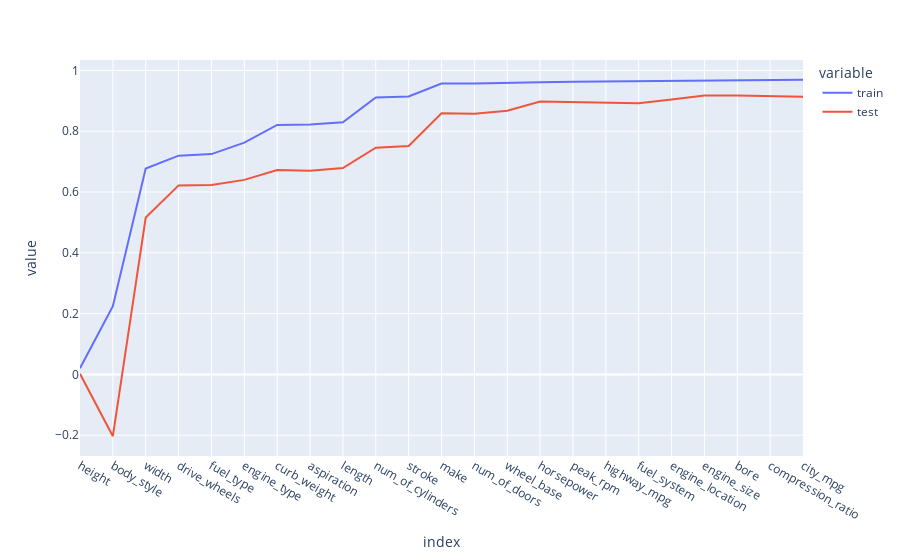

The notebook cell this image was saved under:
### Code cell
import plotly.express as px

fig = px.line(df_evolution_r2)
fig.show()

### Figure 1 — Plotly figure (JSON) as saved in the notebook; plotly's stock layout.template omitted (floating-point values rounded to 4 significant figures)
{"data": [{"hovertemplate": "variable=train<br>index=%{x}<br>value=%{y}<extra></extra>", "legendgroup": "train", "line": {"color": "#636efa", "dash": "solid"}, "marker": {"symbol": "circle"}, "mode": "lines", "name": "train", "orientation": "v", "showlegend": true, "type": "scatter", "x": ["height", "body_style", "width", "drive_wheels", "fuel_type", "engine_type", "curb_weight", "aspiration", "length", "num_of_cylinders", "stroke", "make", "num_of_doors", "wheel_base", "horsepower", "peak_rpm", "highway_mpg", "fuel_system", "engine_location", "engine_size", "bore", "compression_ratio", "city_mpg"], "xaxis": "x", "y": [0.02042, 0.2246, 0.6772, 0.7196, 0.7247, 0.7626, 0.8206, 0.8224, 0.8295, 0.911, 0.914, 0.9567, 0.9567, 0.9577, 0.9611, 0.9626, 0.9637, 0.9656, 0.9656, 0.9668, 0.9676, 0.969, 0.9691], "yaxis": "y"}, {"hovertemplate": "variable=test<br>index=%{x}<br>value=%{y}<extra></extra>", "legendgroup": "test", "line": {"color": "#EF553B", "dash": "solid"}, "marker": {"symbol": "circle"}, "mode": "lines", "name": "test", "orientation": "v", "showlegend": true, "type": "scatter", "x": ["height", "body_style", "width", "drive_wheels", "fuel_type", "engine_type", "curb_weight", "aspiration", "length", "num_of_cylinders", "stroke", "make", "num_of_doors", "wheel_base", "horsepower", "peak_rpm", "highway_mpg", "fuel_system", "engine_location", "engine_size", "bore", "compression_ratio", "city_mpg"], "xaxis": "x", "y": [0.002119, -0.2033, 0.5158, 0.6218, 0.6232, 0.6399, 0.6722, 0.6696, 0.6789, 0.7456, 0.7515, 0.859, 0.8578, 0.8673, 0.8975, 0.895, 0.8925, 0.892, 0.904, 0.9171, 0.9176, 0.9151, 0.9131], "yaxis": "y"}], "layout": {"legend": {"title": {"text": "variable"}, "tracegroupgap": 0}, "margin": {"t": 60}, "xaxis": {"anchor": "y", "domain": [0, 1], "title": {"text": "index"}}, "yaxis": {"anchor": "x", "domain": [0, 1], "title": {"text": "value"}}}}
